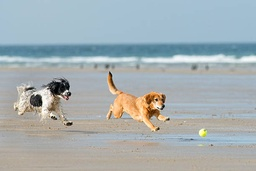
#> input picture img-original/img-original-dog1.jpg, 256 x 171 px, shrunk from 612 x 409 before the run, found by its file name
$ python main.py
#> lines starting #> are read from the running program, lines starting #| are printed output that depends on the picture; after the words box and inside, x2 and y2 are one past the last pixel; in counts of white or black regions, pixels touching at a corner belong together
### Source code/CreateMask.py
import cv2
import numpy as np
from msvcrt import getch
import os
from numba import jit

# mouse callback function
# drawing = False # true if mouse is pressed
# mode = True # if True, draw rectangle. Press 'm' to toggle to curve
# size_mouse = 10
def getMaskObject(im):
    global drawing
    drawing = False
    global mode
    mode = True
    global size_mouse
    size_mouse = 10
    # [21 lines left out: function maskDrawing, not called in this run]

    def createMask(img):
        img = cv2.cvtColor(img, cv2.COLOR_BGR2GRAY)

        # cv2.imshow("Original image", img)
        # cv2.waitKey(0)

        for i in range(img.shape[0]):
            for j in range(img.shape[1]):
                if img[i, j].all() == 0: img[i, j] = 255
                else: img[i, j] = 0
        return img

    cv2.namedWindow("Create Mask")
    cv2.setMouseCallback('Create Mask', maskDrawing)

    size_mouse = 10
    while(1):
        cv2.imshow('Create Mask', im)
        k=cv2.waitKey(1)&0xFF
        if k == 27:
            img_draw = im.copy()
            break
        elif k == 105:
            size_mouse += 2
            if size_mouse >= 100:
                size_mouse = 100
                print(f"Upper limit, Increase size mouse = {size_mouse}")
            else:
                print(f'Increate size mouse = {size_mouse}')
        elif k == 100:
            size_mouse -= 2
            if size_mouse < 2:
                size_mouse = 2
                print(f"Lower limit, Decrease size mouse = {size_mouse}")
            else:
                print(f'Decrease size mouse = {size_mouse}')
        elif k == 32:
            if size_mouse == 100:
                size_mouse = 2
                print(f'Decrease size mouse = {size_mouse}')
            elif size_mouse == 2:
                size_mouse = 50
                print(f'Increase size mouse = {size_mouse}')
            else:
                size_mouse = 100
                print(f'Increase size mouse = {size_mouse}')
    cv2.destroyAllWindows()

    return img_draw, createMask(im)

### SeamCarving.py
from pickletools import uint8
import numpy as np
import cv2
from numba import jit
from scipy import ndimage as ndi
import imageio
from tqdm import tqdm
import matplotlib.pyplot as plt

frame = []

COLOR = np.array([0,0,255])

@jit
def genEnergyMap(img):
    """
        Use Canny Edge detection to generate Energy Map from image
    """
    Gx = ndi.convolve1d(img, np.array([1, 0, -1]), axis=1, mode='wrap')
    Gy = ndi.convolve1d(img, np.array([1, 0, -1]), axis=0, mode='wrap')
    energyMap = np.sum(Gx**2, axis=2) + np.sum(Gy**2, axis=2)
    return energyMap

@jit
def genSeamMap(energyMap):
    """
        Use Dynamic Programming to generate Seam Map from energy map
    """
    h, w = energyMap.shape
    seamMap = energyMap.copy().astype(np.int64)
    for i in range(1, h):
        for j in range(0, w):
            seamMap[i, j] = 1e18
            for jj in range (-1,2,1):
                position = j + jj
                if position>=0 and position<=w-1:
                    seamMap[i,j]=min(seamMap[i,j],seamMap[i-1,position]+energyMap[i,j])
    return seamMap
@jit
def getSeamLine(energyMap):
    """
        Trace back with Dynamic Programming table
        Get SeamLine from energyMap
    """
    # Generate SeamMap using DP
    # ? what does this function do?
    seamMap = genSeamMap(energyMap)
    # Get Seam line
    seam = []
    h, w = seamMap.shape
    index = np.argmin(seamMap[h-1, :])
    seam.append(index)
    for i in range(h-2, -1, -1):
        for j in range (-1,2,1):
            position=index+j
            # print(i,seamMap[i+1,index],energyMap[i+1,index]+seamMap[i,position])
            if position>=0 and position<=w-1 and seamMap[i+1,index]==energyMap[i+1,index]+seamMap[i,position]:

                seam.append(position)
                index=position
                break
    return np.array(seam)[::-1]
@jit
def removeSeamLineImg(img, seam):
    """
        Remove SeamLine from an image
    """
    h, w, c = img.shape
    result = np.zeros(shape=(h, w-1, c))
    for i in range(0, h):
        # print(i,seam[i],w-1)
        result[i, :seam[i], :] = img[i, :seam[i], :]
        if seam[i] + 1 <= w - 1:
            result[i, seam[i]:, :] = img[i, seam[i] + 1:, :]
    result = result.astype(np.uint8)
    return result
@jit
def removeSeamLineMask(mask, seam):
    """
        Remove SeamLine from an image
    """
    h, w = mask.shape
    result = np.zeros(shape=(h, w-1))
    for i in range(0, h):
        result[i, :seam[i]] = mask[i, :seam[i]]
        if seam[i]+1<=w-1:
            result[i, seam[i]:] = mask[i, seam[i]+1:]
    result = result.astype(np.uint8)
    return result
@jit
def removeObjectfromMask(img, objectMaskProtect, objectMaskDelete):
    """
        Remove Object from image also keep some valuable object
    """
    global frame
    maskProtect = objectMaskProtect.copy()
    maskDelete = objectMaskDelete.copy()
    tmp = np.sum(maskDelete.T,axis = 1)
    lenObject = len(np.where(tmp!=0)[0])
    frame.append(img)
    for step in tqdm(range(lenObject)):
        energyMap=genEnergyMap(img).astype(np.int64)

        energyMap = np.where((maskProtect==255), 1e8, energyMap)
        energyMap = np.where((maskDelete==255), -1e8, energyMap)

        seam=getSeamLine(energyMap)

        # temp=visualizeSeam(img,seam)
        frame.append(visualizeSeam(img,seam))
        img = removeSeamLineImg(img,seam).copy()

        maskProtect=removeSeamLineMask(maskProtect,seam).copy()
        maskDelete=removeSeamLineMask(maskDelete,seam).copy()

    return img, maskProtect
# [69 lines left out: functions insertSeam, enlargeImage, shiftSeam, updateSeam, not called in this run]

@jit
def visualizeSeam(img, seam, color=COLOR):
    """
        Visualize SeamLine on an image
    """
    h, w, c = img.shape
    tmp = img.copy()
    for i in range(0, h):
        tmp[i, seam[i], :] = color
    tmp = tmp.astype(np.uint8)
    return tmp

# [25 lines left out: functions produceVideo, drawPractice, not called in this run]

### main.py
import numpy as np
import math
import time
import os
import cv2
from tqdm import tqdm
import matplotlib.pyplot as plt
from scipy import ndimage as ndi
from numba import jit
import SeamCarving as SC
from CreateMask import getMaskObject

def main():

    # Load original image
    img = cv2.imread(".\img-original\img-original-dog1.jpg")
#> img is the input picture: shape (171, 256, 3); mean B, G, R 177.4, 175, 165.6
    img1, img2, img_show = img.copy(), img.copy(), img.copy()

    # Get the object mask to be deleted
    print("Step one: Get the object mask to be deleted")
    mask = getMaskObject(img1)
#> (key Esc is pressed here)
#> in createMask, `img = cv2.cvtColor(img, cv2.COLOR_BGR2GRAY)`:
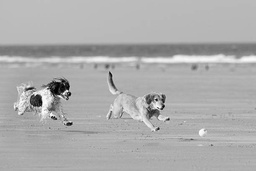
#> img: shape (171, 256); min 0, max 254, mean 172.5
#> after the loop in createMask, `for i in range(img.shape[0]):`:
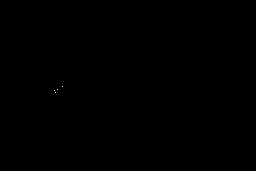
#> img: shape (171, 256); 0.01% white in thin lines or dots, all inside (x1, y1, x2, y2) = (54, 86, 63, 93)
    draw1 = mask[0]
    mask1 = mask[1]
    im_mask1_show = mask1.copy()
    print("Create Mask 1, DONE!!!")

    # Get the object mask to be protected
    print("Step two: Get the object mask to be protected")
    mask = getMaskObject(img2)
#> (key Enter is pressed here)
    draw2 = mask[0]
    mask2 = mask[1]
    im_mask2_show = mask2.copy()
    print("Create Mask 2, DONE!!!")

    h, w, c = img.shape
#> h = 171; w = 256; c = 3
    originalImage = img.shape
#> originalImage = (171, 256, 3)

    # Delete object
    start1 = time.time()
    img_pair = SC.removeObjectfromMask(img, mask2, mask1)
    img, img_mask_protected = img_pair[0], img_pair[1]
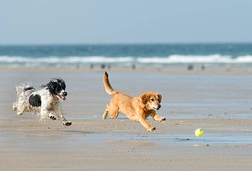
#> img: shape (171, 252, 3); mean of channels 0, 1, 2 177.6, 175.2, 165.7; drawn as B, G, R
#> img_mask_protected: shape (171, 252); every value is 0
    img_removeObject_show = img.copy()
    end1 = time.time()

    # Save and revert object' size
#> (the run stopped early here; a loop or call above may not have finished)
